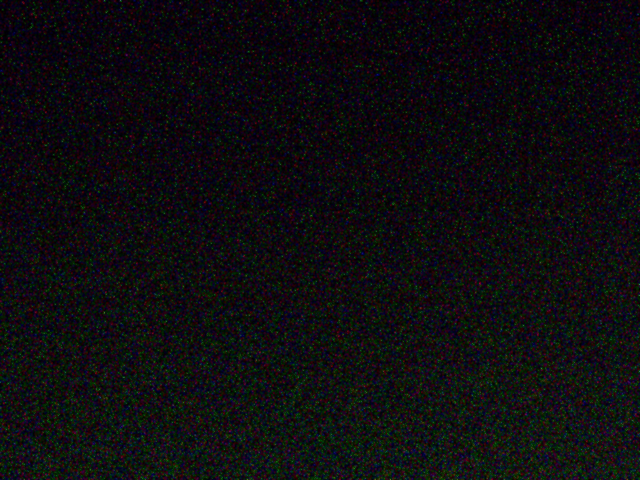
#> input picture Dark/dark.png, 1280 x 960 px (shown at 1/2 size)
$ jupyter execute --allow-errors image_processing.ipynb
#> lines starting #> are read from the running program, lines starting #| are printed output that depends on the picture
[cell 1]
from PIL import Image, ImageDraw
import os
import csv
import numpy as np
import matplotlib.pyplot as plt
import pandas as pd

from scipy.ndimage import convolve

[cell 2]
def fwhm(files,folder_path):
    widths = []
    for filename in files:
       csv_path = folder_path + "/"+ filename
       #csv_path = os.path.join(folder_path, filename)
       # Read CSV
       df = pd.read_csv(csv_path)
       y = df["intensity"].to_numpy()
       i = y.argmax()
       h = y[i] / 2
       l = np.where(y[:i] < h)[0][-1]
       r = i+np.where(y[i:] < h)[0][0]
       width =r-l
       widths.append(width)
    return widths

[cell 3]
def extract_brightest_pixel(input_folder, output_folder):
    os.makedirs(output_folder, exist_ok=True)

    for filename in os.listdir(input_folder):
        if filename.lower().endswith(".png"):
            img_path = os.path.join(input_folder, filename)

            # Open image as grayscale
            img = Image.open(img_path).convert("L")
            arr = np.array(img)  # shape = (height, width)
            print(len(arr[0]))
            # Find brightest pixel in whole image
            peak_index = np.argmax(arr)
            peak_y, peak_x = np.unravel_index(peak_index, arr.shape)

            # Read horizontal line through brightest pixel
            row_profile = arr[peak_y, :]

            csv_name = os.path.splitext(filename)[0] + "brightestpixel.csv"
            csv_path = os.path.join(output_folder, csv_name)

            with open(csv_path, "w", newline="") as f:
                writer = csv.writer(f)
                writer.writerow(["intensity"])

                for x, intensity in enumerate(row_profile):
                    writer.writerow([int(intensity)])

            print(f"Saved: {csv_path}   (read row y = {peak_y})")

[cell 4]
def subtract_dark(input_folder, dark_path, output_folder):
#> called with input_folder = '14330705scan_images', dark_path = 'Dark/dark.png', output_folder = '14330705_cleaned'
    os.makedirs(output_folder, exist_ok=True)

    # Load dark frame and convert to float32
    dark = np.array(Image.open(dark_path).convert("L"), dtype=np.float32)
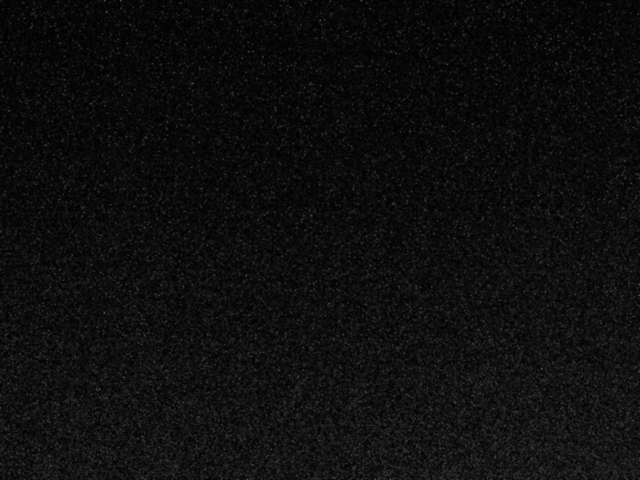
#> dark: shape (960, 1280) float32 (shown at 1/2 size); min 0, max 155, mean 13.8

    for filename in sorted(os.listdir(input_folder)):
        if not filename.lower().endswith(".png"):
            continue

        img_path = os.path.join(input_folder, filename)
        img = np.array(Image.open(img_path).convert("L"), dtype=np.float32)
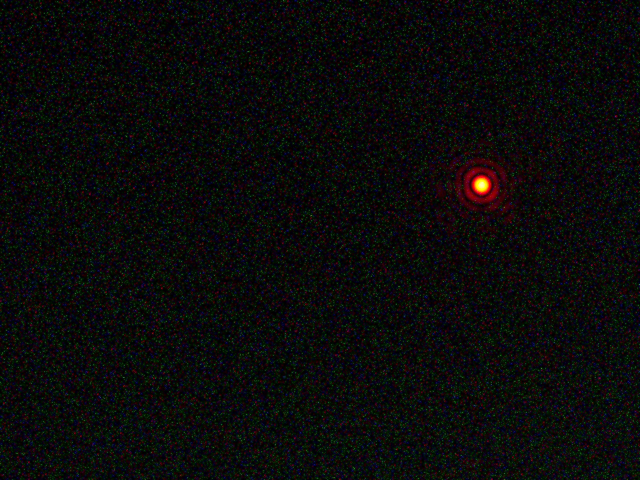
#> input picture 14330705scan_images/img_0001_0.5mm.png, 1280 x 960 px (shown at 1/2 size)

        # Subtract dark and clip to valid range
        corrected = np.clip(img - dark, 0, 255).astype(np.uint8)
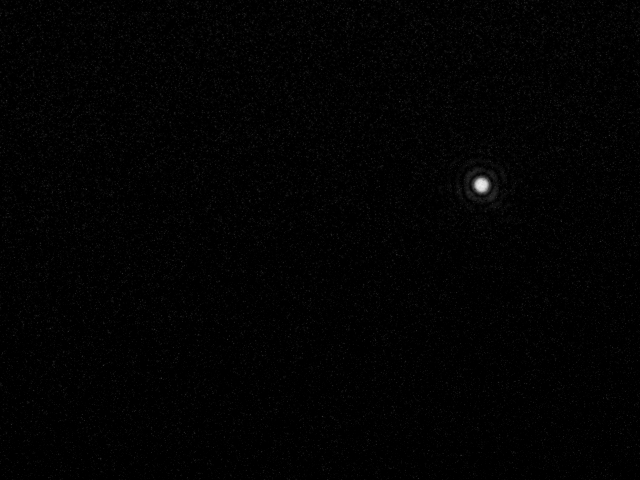
#> corrected: shape (960, 1280) (shown at 1/2 size); min 0, max 240, mean 2.2

        out_path = os.path.join(output_folder, filename)
        Image.fromarray(corrected).save(out_path)
        print(f"Saved: {out_path}")

# Run
dark = "Dark/dark.png"
input_folder = "14330705scan_images"
output_folder = "14330705_cleaned"

subtract_dark(input_folder, dark, output_folder)

[cell 5]
extract_brightest_pixel("14330705scan_images","14330705scan_CSV_images")
#| 1280
#> in extract_brightest_pixel, `peak_index = np.argmax(arr)`: peak_index = 468164
#> in extract_brightest_pixel, `peak_y, peak_x = np.unravel_index(peak_index, arr.shape)`: peak_y = 365; peak_x = 964
#> in extract_brightest_pixel, `row_profile = arr[peak_y, :]`: row_profile = 1280 values, max 248 at index 964, min 0 at index 138, mean 15.76
#> the loop in extract_brightest_pixel, `for x, intensity in enumerate(row_profile):` made 1280 passes
#> intensity on passes 1 to 3: 1, 2, 3
#| Saved: 14330705scan_CSV_images/img_0001_0.5mmbrightestpixel.csv   (read row y = 365)
extract_brightest_pixel("14330705_cleaned", "14330705_cleaned_CSV_images")

[cell 6]
folder_path = "14330705_cleaned_CSV_images"

file_paths = sorted([
    f for f in os.listdir(folder_path)
    if f.endswith(".csv")
])


STEP_MM = 0.5                  # move in 0.5 mm increments
STEPS_PER_MM = int(1e-3/(0.5e-9*8))
steps = STEPS_PER_MM * STEP_MM * np.linspace(0,10,21) # steps taken by motor

pixel = fwhm(file_paths,folder_path) #diameter of fwhm in pixel

# --- Plot ---
fig, ax = plt.subplots(figsize=(6, 4))

#> (the rest of this cell did not finish here and is left out)

[cell 7]
folder_path = "14330705scan_CSV_images"

file_paths = sorted([
    f for f in os.listdir(folder_path)
    if f.endswith(".csv")
])


STEP_MM = 0.5                  # move in 0.5 mm increments
STEPS_PER_MM = int(1e-3/(0.5e-9*8))
print(STEPS_PER_MM)
steps = STEPS_PER_MM * STEP_MM * np.linspace(0,20,21) # steps taken by motor
print(steps)
pixel = fwhm(file_paths,folder_path) #diameter of fwhm in pixel

# --- Plot ---
fig, ax = plt.subplots(figsize=(6, 4))

#> (the rest of this cell did not finish here and is left out)

[cell 8]
def sum_around_brightest(path, radius=40):
    img = np.array(Image.open(path).convert("L"), dtype=np.float32)
    # Sum of 5 consecutive pixels in each row → find the peak window center
    kernel = np.ones((5, 5))
    from scipy.ndimage import convolve
    smoothed = convolve(img, kernel, mode='reflect')
    row, col = np.unravel_index(np.argmax(smoothed), img.shape)

    r0, r1 = max(row - radius, 0), min(row + radius + 1, img.shape[0])
    c0, c1 = max(col - radius, 0), min(col + radius + 1, img.shape[1])

    return img[r0:r1, c0:c1].sum(), (row, col)

#> (a cell that did not finish here is left out)

[cell 10]
def preview_first_last(folder, radius=40):
    paths = sorted([
        os.path.join(folder, f) for f in os.listdir(folder)
        if f.lower().endswith(".png")
    ])

    fig, axes = plt.subplots(1, 2, figsize=(10, 5))

    for ax, path in zip(axes, [paths[0], paths[-1]]):
        img = Image.open(path).convert("L")
        draw = ImageDraw.Draw(img)
        _, (row, col) = sum_around_brightest(path, radius)
#> row = 370; col = 963
        draw.ellipse([col - radius, row - radius, col + radius, row + radius],
                     outline=255, width=2)
        ax.imshow(img, cmap="gray")
        ax.set_title(os.path.basename(path), fontsize=9)
        ax.axis("off")

    plt.tight_layout()
    plt.show()
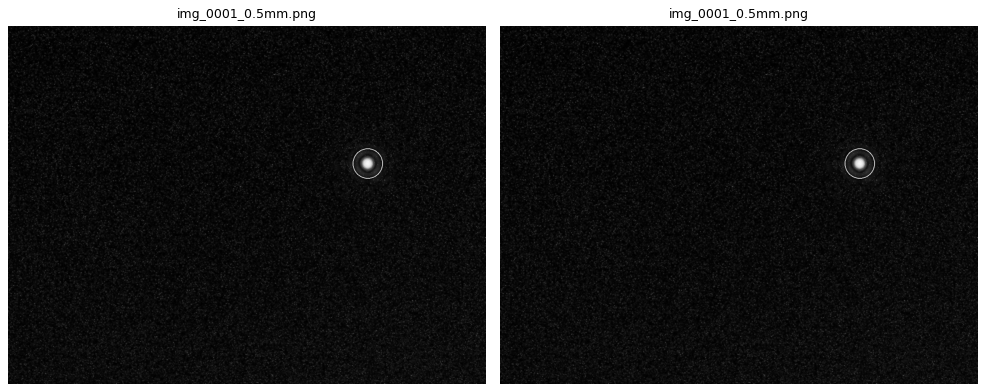
#> figure drawn by matplotlib, 2 panels


# --- Usage ---
preview_first_last("14330705scan_images")

[cell 11]
# [12 lines left out: function sum_around_brightest, not called in this run]

folder_path = "20260513_085941_scan_images"
#> (the rest of this cell did not finish here and is left out)

[cell 12]
file_paths = ["combined_data_rq1/20260511_145353_D_0.10.csv", "combined_data_rq1/20260511_145353_D_0.50.csv","combined_data_rq1/20260511_145353_P_0.10.csv", "combined_data_rq1/20260511_145353_P_0.50.csv","combined_data_rq1/20260511_145353_I_0.10.csv", "combined_data_rq1/20260511_145353_I_0.50.csv"]

#> (the rest of this cell did not finish here and is left out)

[cell 13]
import numpy as np
import pandas as pd
import matplotlib.pyplot as plt

timestamp = "20260512_113730"
set_point = 600000  # adjust as needed
data_dir = "combined_data_rq1"
coeffs =  np.linspace(0.1,20,5)


def load_stats(mode):
#> called with mode = 'P'
    result = {"coeff": [], "mean": [], "mean_err": [], "stdev": [], "stdev_err": []}
    for coeff in coeffs:
        fname = f"{data_dir}/{timestamp}_{mode}_{coeff:.2f}.csv"
        df = pd.read_csv(fname)

        # Collect all signal columns
        signal_cols = [c for c in df.columns if c.startswith("signal_")]

        # Use second half of each run (steady-state)
        half = len(df) // 2
        df_half = df.iloc[half:]

        # Mean and std per repeat (over time), then aggregate across repeats
        repeat_means = df_half[signal_cols].mean(axis=0)   # one value per repeat
        repeat_stds  = df_half[signal_cols].std(axis=0, ddof=1)

        result["coeff"].append(coeff)
        result["mean"].append(repeat_means.mean())
        result["mean_err"].append(repeat_means.std(ddof=1) / np.sqrt(len(signal_cols)))
        result["stdev"].append(repeat_stds.mean())
        result["stdev_err"].append(repeat_stds.std(ddof=1) / np.sqrt(len(signal_cols)))

    return result

#> (the rest of this cell did not finish here and is left out)

[cell 14]
poly_degree = 3
# [11 lines left out: function load_scatter, not called in this run]

#> (the rest of this cell did not finish here and is left out)

[cell 15]
import itertools
# ==========================================================
# SETTINGS — adjust as needed
# ==========================================================
timestamp   = "20260513_090826"
set_point   = 600000
data_dir    = "combined_data_rq2"

kp_values = np.linspace(0, 20, 3)
ki_values = np.linspace(0, 20, 3)
kd_values = np.linspace(0, 3.0, 2)

# ==========================================================
# LOAD
# ==========================================================
def load_rq2_stats():
    rows = []
    for kp, ki, kd in itertools.product(kp_values, ki_values, kd_values):
        fname = f"{data_dir}/{timestamp}_kp{kp:.2f}_ki{ki:.2f}_kd{kd:.2f}.csv"
        if not os.path.exists(fname):
            print(f"Missing: {fname}")
            continue

        df = pd.read_csv(fname)
        signal_cols = [c for c in df.columns if c.startswith("signal_")]

        half = len(df) // 2
        df_half = df.iloc[half:]

        repeat_means = df_half[signal_cols].mean(axis=0)
        repeat_stds  = df_half[signal_cols].std(axis=0, ddof=1)

        n = len(signal_cols)
        rows.append({
            "kp": kp, "ki": ki, "kd": kd,
            "mean":       repeat_means.mean(),
            "mean_err":   repeat_means.std(ddof=1) / np.sqrt(n),
            "stdev":      repeat_stds.mean(),
            "stdev_err":  repeat_stds.std(ddof=1) / np.sqrt(n),
        })

    return pd.DataFrame(rows)

# ==========================================================
# PLOTS
# ==========================================================
def rq2_plot_heatmaps(df):
    """
    One figure per Kd value.
    Left heatmap: mean signal. Right heatmap: relative std dev.
    Rows = Kp, Columns = Ki.
    """
    for kd in kd_values:
        sub = df[np.isclose(df["kd"], kd)]

        mean_grid  = np.full((len(kp_values), len(ki_values)), np.nan)
        rstd_grid  = np.full((len(kp_values), len(ki_values)), np.nan)

        for i, kp in enumerate(kp_values):
            for j, ki in enumerate(ki_values):
                row = sub[np.isclose(sub["kp"], kp) & np.isclose(sub["ki"], ki)]
                if not row.empty:
                    mean_val  = row["mean"].values[0]
                    mean_grid[i, j] = mean_val
                    rstd_grid[i, j] = row["stdev"].values[0] / mean_val

        fig, axes = plt.subplots(1, 2, figsize=(12, 5))
        fig.suptitle(f"RQ2 — Kd = {kd:.2f}", fontsize=13, fontweight="bold")

        kp_labels = [f"{v:.1f}" for v in kp_values]
        ki_labels = [f"{v:.1f}" for v in ki_values]

        for ax, grid, title, cmap in zip(
            axes,
            [mean_grid, rstd_grid],
            ["Mean Signal (steady-state)", "Relative Std Dev (steady-state)"],
            ["viridis", "plasma"]
        ):
            im = ax.imshow(grid, cmap=cmap, aspect="auto")
            ax.set_xticks(range(len(ki_values))); ax.set_xticklabels(ki_labels)
            ax.set_yticks(range(len(kp_values))); ax.set_yticklabels(kp_labels)
            ax.set_xlabel("Ki"); ax.set_ylabel("Kp")
            ax.set_title(title)
            plt.colorbar(im, ax=ax)

            # Annotate cells
            for i in range(len(kp_values)):
                for j in range(len(ki_values)):
                    val = grid[i, j]
                    if not np.isnan(val):
                        ax.text(j, i, f"{val:.2e}", ha="center", va="center",
                                fontsize=7, color="white")

        # Mark best mean (closest to set_point)
        best = np.unravel_index(
            np.nanargmin(np.abs(mean_grid - set_point)), mean_grid.shape
        )
        axes[0].add_patch(plt.Rectangle(
            (best[1] - 0.5, best[0] - 0.5), 1, 1,
            fill=False, edgecolor="red", linewidth=2, label="Closest to set point"
        ))
        axes[0].legend(fontsize=8)

        plt.tight_layout()
        plt.savefig(f"rq2_heatmap_kd{kd:.2f}_{timestamp}.pdf")
        plt.show()


# [27 lines left out: function rq2_plot_traces, not called in this run]


# ==========================================================
# RUN
# ==========================================================
stats_df = load_rq2_stats()
#> (the rest of this cell did not finish here and is left out)
